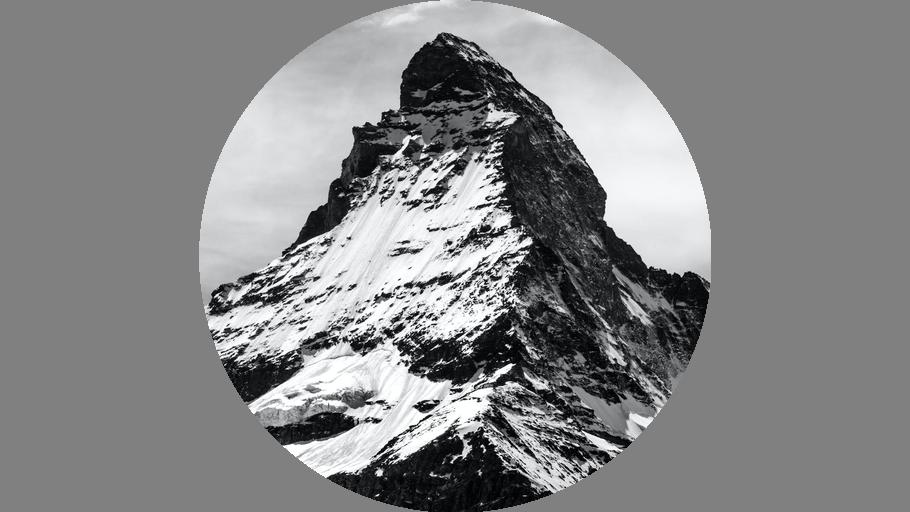
#> input picture experiment/images/mountains/mountain_0.jpg, 910 x 512 px, given in place of city_0.jpg, which was not available
$ python resize.py
#> lines starting #> are read from the running program, lines starting #| are printed output that depends on the picture; pictures that were not available may be replaced by others from this repository, and a replacement may not be noted
from PIL import Image, ImageDraw, ImageOps

def resize_and_crop_circle(image_path):
    # Load the original image
#> called with image_path = 'city/city_0.jpg'
    original_image = Image.open(image_path)
#> original_image is the input picture: PIL image 910x512 RGB; mean R, G, B 134, 134.5, 135.3

    # Calculate the new width to maintain a 16:9 aspect ratio with height = 512
    new_width = int((512 / 9) * 16)

    # Resize the original image to the new dimensions
    resized_image = original_image.resize((new_width, 512), Image.Resampling.LANCZOS)

    # Calculate the coordinates for the square to be cropped from the center
    left = (resized_image.width - 512) / 2
#> left = 199
    top = (resized_image.height - 512) / 2
#> top = 0
    right = (resized_image.width + 512) / 2
#> right = 711
    bottom = (resized_image.height + 512) / 2
#> bottom = 512
    crop_box = (left, top, right, bottom)
#> crop_box = (199, 0, 711, 512)

    # Crop the 512x512 square from the center of the resized image
    cropped_square = resized_image.crop(crop_box)
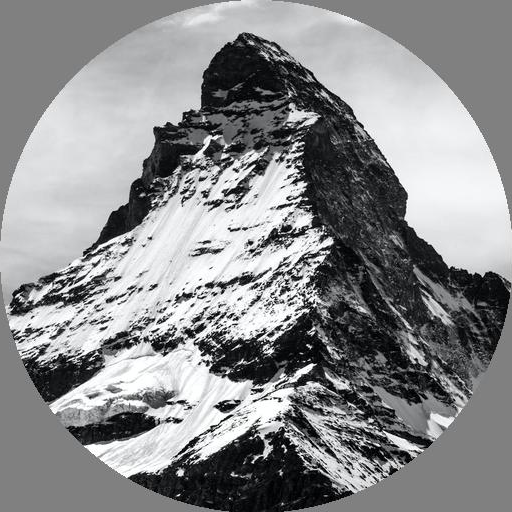
#> cropped_square: PIL image 512x512 RGB; mean R, G, B 138.7, 139.5, 141

    # Create a circular mask
    mask = Image.new('L', (512, 512), 0)
#> mask: PIL image 512x512 L; every value is 0
    draw = ImageDraw.Draw(mask)
    draw.ellipse((0, 0, 512, 512), fill=255)

    # Create an image for the circle with a transparent background
    circle = Image.new('RGBA', (512, 512), (0,0,0,0))
#> circle: PIL image 512x512 RGBA; every value is 0
    circle.paste(cropped_square, (0, 0), mask)
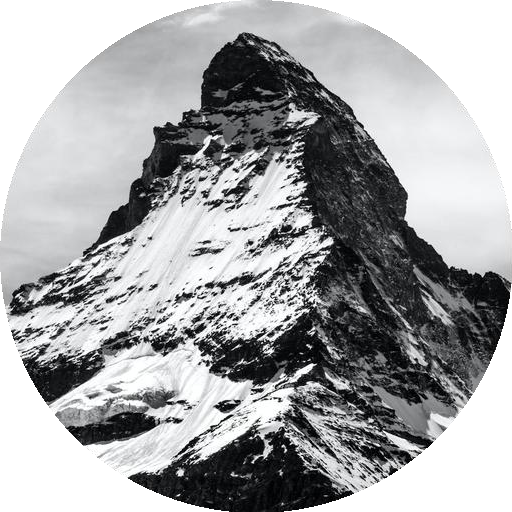
#> circle: PIL image 512x512 RGBA; mean R, G, B, A 111.6, 112.4, 113.9, 200.9; transparent parts drawn white

    # Create a new image with the same dimensions as the resized image, filled with #808080
    final_image = Image.new('RGB', (new_width, 512), '#808080')
#> final_image: PIL image 910x512 RGB; every value is 128

    # Calculate the position to paste the circle onto the new image
    paste_x = (final_image.width - circle.width) // 2
#> paste_x = 199
    paste_y = (final_image.height - circle.height) // 2
#> paste_y = 0

    # Convert the circle image to RGB before pasting
    circle_rgb = Image.new("RGB", circle.size, (0, 0, 0))
#> circle_rgb: PIL image 512x512 RGB; every value is 0
    circle_rgb.paste(circle, mask=circle.split()[3])  # 3 is the alpha channel
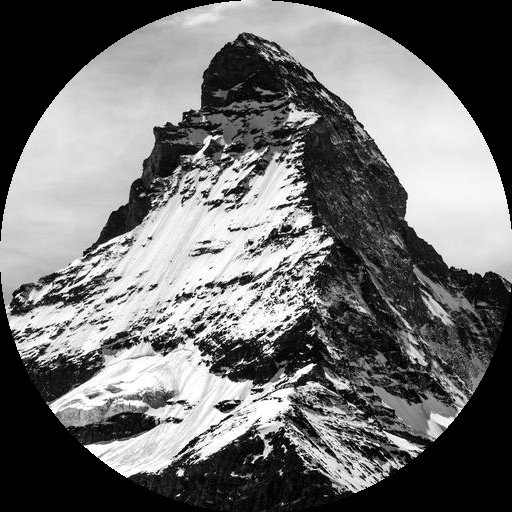
#> circle_rgb: PIL image 512x512 RGB; mean R, G, B 111.6, 112.4, 113.9

    # Paste the circle onto the new image
    final_image.paste(circle_rgb, (paste_x, paste_y), mask)

    return final_image


for i in range(10):
    # Load the image from the provided path
    mnt_path = f'mountains/mountain_{i}.jpg'
    city_path = f'city/city_{i}.jpg'
    city_img = resize_and_crop_circle(city_path)
    mnt_img = resize_and_crop_circle(mnt_path)
    mnt_img.save(mnt_path)
    city_img.save(city_path)
#> pass 2 of the loop `for i in range(10):`:
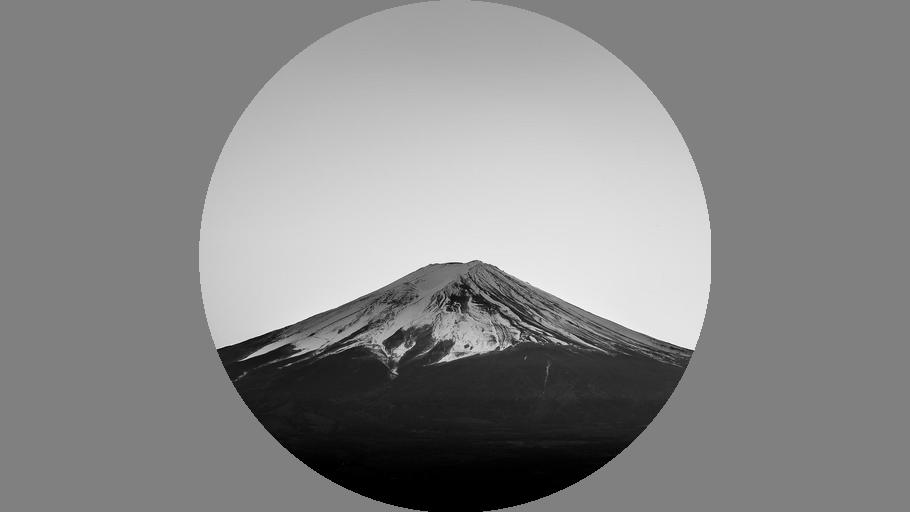
#> input picture experiment/images/mountains/mountain_1.jpg, 910 x 512 px, given in place of city_1.jpg, which was not available
#> in resize_and_crop_circle, original_image is the input picture: PIL image 910x512 RGB; min 0, max 255, mean 135.7
#> in resize_and_crop_circle (call 3), `circle.paste(cropped_square, (0, 0), mask)`:
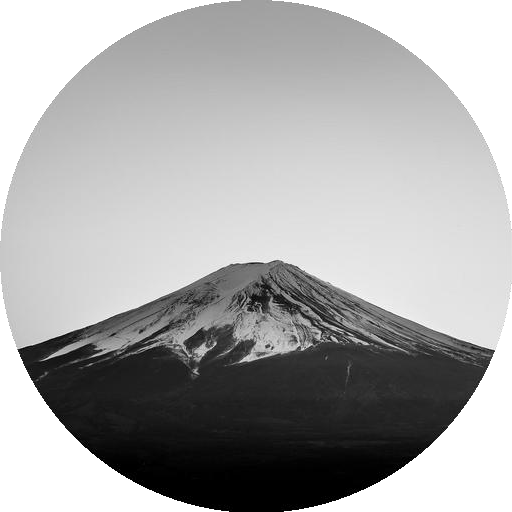
#> circle: PIL image 512x512 RGBA; mean R, G, B, A 114.5, 114.5, 114.5, 200.9; transparent parts drawn white
#> in resize_and_crop_circle (call 3), `circle_rgb.paste(circle, mask=circle.split()[3])`:
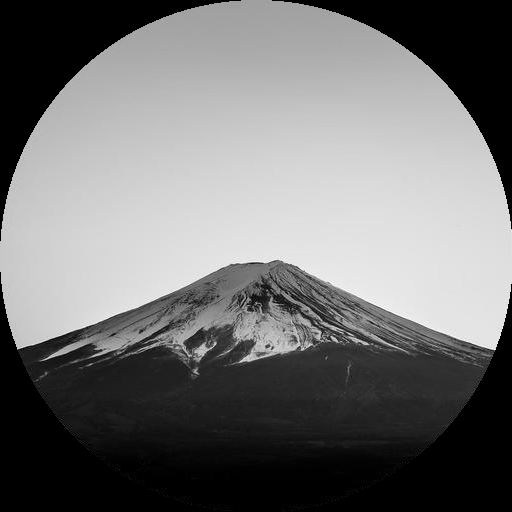
#> circle_rgb: PIL image 512x512 RGB; min 0, max 255, mean 114.5
#> pass 3 of the loop `for i in range(10):`:
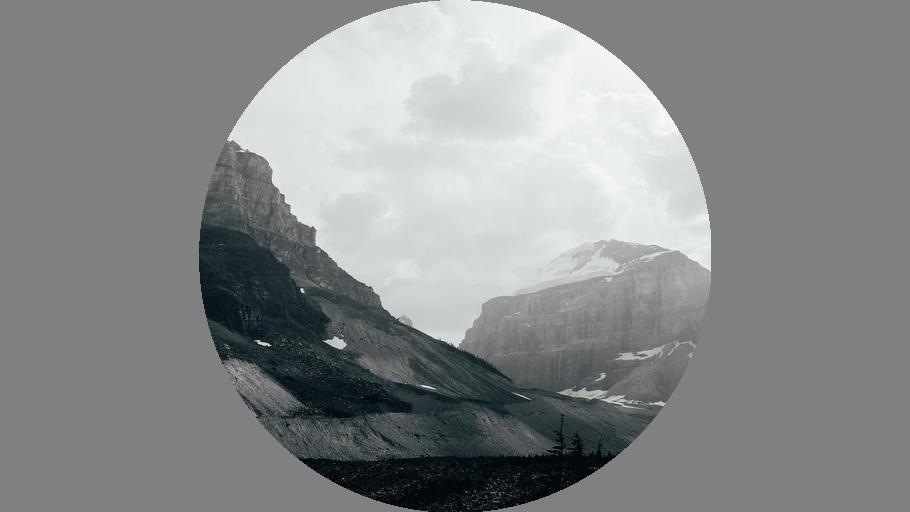
#> input picture experiment/images/mountains/mountain_2.jpg, 910 x 512 px
#> in resize_and_crop_circle, original_image is the input picture: PIL image 910x512 RGB; mean R, G, B 136.8, 139.1, 139.4
#> in resize_and_crop_circle (call 6), `circle.paste(cropped_square, (0, 0), mask)`:
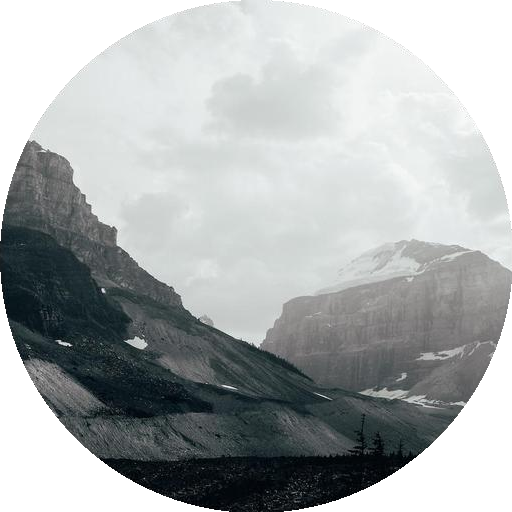
#> circle: PIL image 512x512 RGBA; mean R, G, B, A 116.6, 120.6, 121, 200.9; transparent parts drawn white
#> in resize_and_crop_circle (call 6), `circle_rgb.paste(circle, mask=circle.split()[3])`:
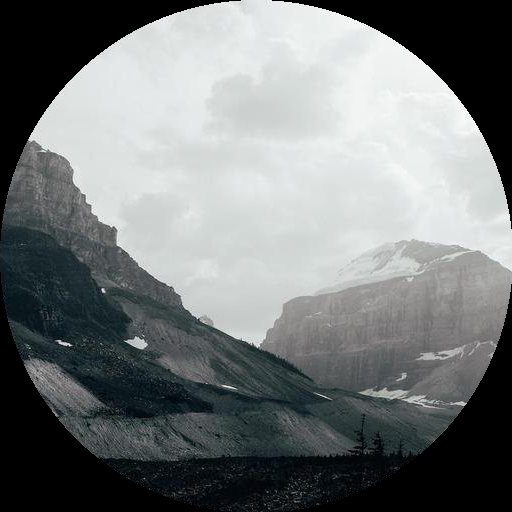
#> circle_rgb: PIL image 512x512 RGB; mean R, G, B 116.6, 120.6, 121
#> (the run stopped early here; a loop or call above may not have finished)
